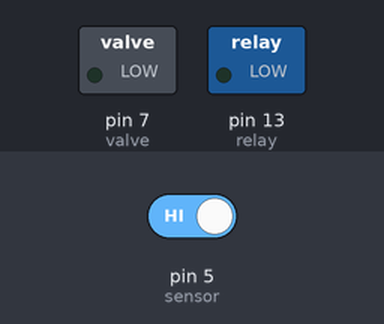
A sketch run on a simulated Arduino Uno, built with avr-gcc and run on an emulated ATmega328P. Shown: switched loads named in the sketch (green lamp = pin HIGH). Inputs (shaded band) come from the test bench; at power-on: pin 5 (sensor) HIGH.

Above: at 1.2 s.
1.3 s: pin 5 (sensor) driven LOW
At 2.4 s:
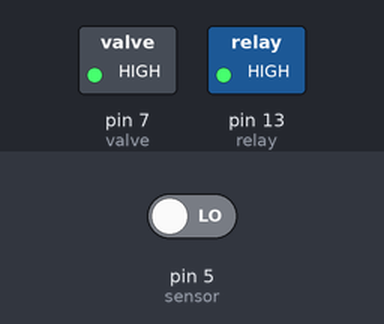
2.8 s: pin 5 (sensor) driven HIGH
At 3.9 s:
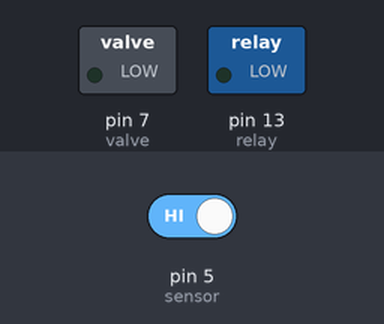
Timing chart, 0 to 5.8 s (numbered marks = the images above; inputs shaded):
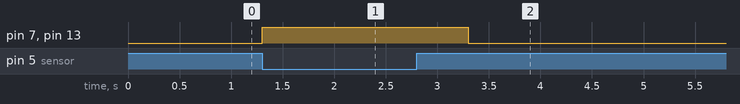

The sketch:

plasma.ino
```cpp
int sensor = 5; //Cảm biến tiệm cận nối chân số 5 Arduino
int relay = 13; //Relay nối chân số 13 Arduino
int valve = 7; //Van điện từ nối chân số 7 Arduino
int valueSensor;
void setup()
{
  Serial.begin(9600);
  pinMode(sensor, INPUT);
  pinMode(relay, OUTPUT);
  pinMode(valve, OUTPUT);
  digitalWrite(relay, LOW);
  digitalWrite(valve, LOW);
}

void loop()
{
  valueSensor = digitalRead(sensor); //Đọc giá trị digital từ cảm biến và gán vào biến giatri

  if(valueSensor == 0)
  {
    digitalWrite(relay, HIGH);
    digitalWrite(valve, HIGH);
    delay(2000);
  }
  else
  {
    digitalWrite(relay, LOW);
    digitalWrite(valve, LOW);
  }
}
```

Measured:
- after the input at 1.3 s, pin 7 (valve), pin 13 (relay): LOW → HIGH at once
- after the input at 2.8 s, pin 7 (valve), pin 13 (relay): HIGH → LOW after 0.50 s
